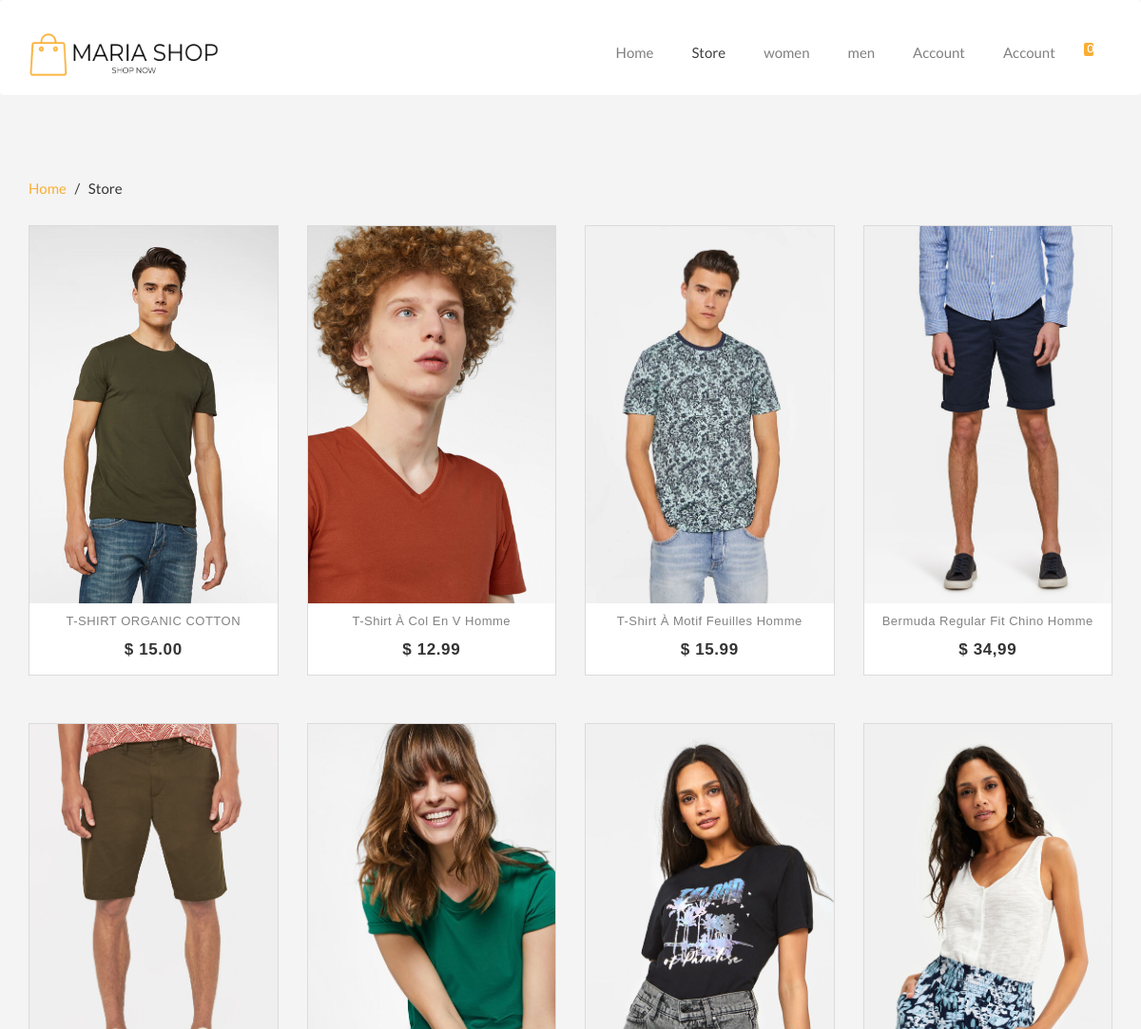
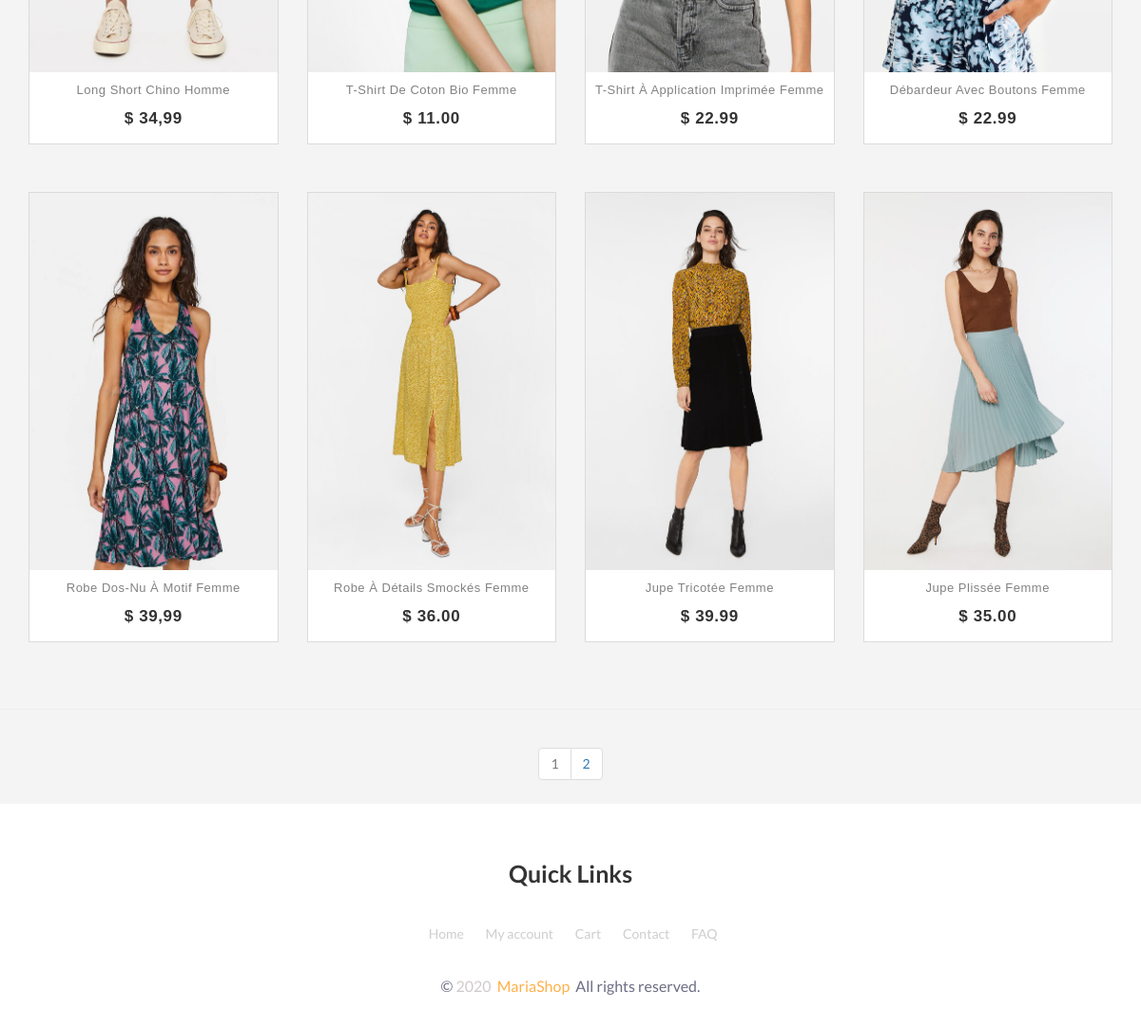
The page /views/store.php?store=true&page=1 on the database its author committed (2 pictures, top to bottom).
### tables this page shows
CREATE TABLE `category` (
  `idC` int(11) NOT NULL,
  `nameCategory` varchar(255) NOT NULL
);

CREATE TABLE `product` (
  `idP` int(11) NOT NULL,
  `nameProduct` varchar(255) NOT NULL,
  `Price` varchar(255) NOT NULL,
  `Qte` varchar(255) NOT NULL,
  `Image` varchar(255) NOT NULL,
  `Image2` varchar(255) NOT NULL,
  `description` varchar(255) NOT NULL,
  `idC` int(11) NOT NULL
);

### app/database/db.php (called while the page is built, shortened)
<?php
class CRUD extends DB
{
    public function selectAll($table, $condition = [])
    {
        $conn = $this->connect();
        $sql = "SELECT * FROM $table";
        if (empty($condition)) {
            $stmt = $conn->prepare($sql);
            $stmt->execute();
            $records = $stmt->get_result()->fetch_all(MYSQLI_ASSOC);
            return $records;
        }
    }
}
class Paginator extends DB
{
    public function showingAllItems($table, $start, $perPage)
    {
        $conn = $this->connect();
        $select_data = "SELECT * from $table LIMIT $start, $perPage";
        $query = mysqli_query($conn, $select_data);
        $result = mysqli_fetch_all($query, MYSQLI_ASSOC);
        return $result;
    }
    public function AllButtonPagination($table)
    {
        $conn = $this->connect();
        $select_all = "SELECT * from $table";
        $query_all = mysqli_query($conn, $select_all);
        $row = mysqli_num_rows($query_all);
        return $row;
    }
}

### app/controllers/category.php (called while the page is built, shortened)
<?php
$crud = new CRUD();
$table = 'category';
$data = $crud->selectAll($table);
$navbar_categories = $crud->selectAll('category');
$pagination = new Paginator();
if (isset($_GET['page'])) {
    $page = $_GET['page'];
} else {
    $page = 1;
}
$perPage = 12;
$start = ($perPage * $page) - $perPage;
if(isset($_GET['store']))
{
    $allProductShow = $pagination->showingAllItems('product', $start, $perPage);
    $rows = $pagination->AllButtonPagination('product');
    $pageStore = ceil($rows / $perPage);
}

### views/store.php (the view, shortened to what this page needs)
<?php
include('../app/database/db.php');
include('../app/controllers/category.php');
include('../app/controllers/cart.php');
?>
<!DOCTYPE html>
<html lang="en">
<head>
  <link rel="stylesheet" href="https://cdnjs.cloudflare.com/ajax/libs/OwlCarousel2/2.3.4/assets/owl.carousel.min.css">
  <link rel="stylesheet" href="https://cdnjs.cloudflare.com/ajax/libs/OwlCarousel2/2.3.4/assets/owl.theme.default.css">
  <link rel="stylesheet" href="https://cdnjs.cloudflare.com/ajax/libs/twitter-bootstrap/3.3.7/css/bootstrap.min.css">
  <link rel="stylesheet" href="../assets/css/Store.css">
</head>
<body>
  <nav class="navbar navbar-default">
    <div class="container">
      <div class="navbar-header">
        <a class="navbar-brand" href="#">
          <img src="../assets/img/your-logo__7_-removebg-preview.png" width="200px" height="46px" alt="">
        </a>
      </div>
      <div id="navbar" class="collapse navbar-collapse">
        <ul class="nav navbar-nav navbar-right">
          <li><a href="index.php">Home</a></li>
          <li><a class="active"  href="#">Store</a></li>
          <?php foreach ($navbar_categories as $category) : ?>
            <li><a href="category_page.php?categoryId=<?php echo $category['idC'] ?>&page=1">
            <?php echo $category['nameCategory'] ?></a>
          </li>
          <?php endforeach; ?>
          <li><a href="login-reg.php">Account</a></li>
          <?php if(isset($_SESSION['idU'])): ?>
            <li><a href="myaccount.php">My Account</a></li>
          <?php else: ?>
            <li><a href="login-reg.php">Account</a></li>
          <?php endif; ?>          <?php if(isset($_SESSION['idU'])) :?>
          <li><a href="cart2.php">
              <div class="cart-nav nav-item-link">
                <span class="fa-shopping-cart"></span>
                <span class="nav-cart-items"><?php echo $countCart ?></span>
              </div>
            </a></li>
          <?php else: ?>
          <li><a href="cart2.php">
              <div class="cart-nav nav-item-link">
                <span class="nav-cart-items">0</span>
              </div>
            </a></li>
          <?php endif; ?>
        </ul>
      </div>
    </div>
  </nav>
  <div class="container">
    <div class="row" style="margin-top: 90px;">
    <h3 class="h3">
      <a href="index.php">Home</a>
      &nbsp; / &nbsp; Store
    </h3> <br/>
    <?php foreach($allProductShow as $product): ?>
        <div class="col-md-3 col-sm-6" style="margin-bottom:50px;">
            <div class="product-grid">
                <div class="product-image">
                    <a href="#">
                    </a>
                </div>
                <div class="product-content">
                    <h3 class="title"><a href="singleProduct.php?singleIdP=<?php echo $product['idP'] ?>"><?php echo $product['nameProduct'] ?></a></h3>
                    <div class="price">$ <?php echo $product['Price'] ?>
                    </div>
                    <?php
                                                            $nameC = $crud->selectOne('category', ['idC' => $product['idC']]);?>
                    <a class="add-to-cart" href="category_page.php?categoryId=<?php echo $product['idC'] ?>&page=1"><?php echo $nameC['nameCategory'] ?></a>
                </div>
            </div>
        </div>
          <?php endforeach; ?>
    </div>
</div>
<hr>
<div class="container" style="display:flex;justify-content:center;">
        <nav aria-label="Page navigation example">
            <ul class="pagination">
                <?php for ($i = 1; $i <= $pageStore; $i++) : ?>
                    <?php if ($i == $_GET['page']) : ?>
                        <li class="page-item disabled"><a class="page-link" href="store.php?store=true&page=<?php echo $i ?>"><?php echo $i ?></a></li>
                    <?php else : ?>
                        <li class="page-item "><a class="page-link" href="store.php?store=true&page=<?php echo $i ?>"><?php echo $i ?></a></li>
                    <?php endif; ?>
                <?php endfor; ?>
            </ul>
        </nav>
    </div>
  <?php include_once ('footer.php') ?>

### assets/css/Store.css (style rules this page uses)
body { padding: 0; margin-top: 0; box-sizing: border-box; font-family: 'Lato', sans-serif; background-color: #f4f4f4; }
.navbar { height: 100px; background-color: rgb(255, 255, 255); border: none; color: white; z-index: 100; position: absolute; left: 0; right: 0; }
.navbar-default .navbar-brand { margin-top: 20px; }
.navbar-default .navbar-nav>li>a { color: #817f7f; margin: 10px 5px 5px 5px; margin-top: 30px; font-size: 15px; }
.navbar-default .navbar-nav .active { color: #413e3e; }
.cart-nav { font-family: FontAwesome; font-style: normal; font-weight: normal; }
.nav-cart-items { background: #FBAE32; border-radius: 2px; color: #ffffff; display: inline-block; font-size: 10px; height: 14px; line-height: 13px; margin-left: -10px; margin-bottom: 5px; min-width: 10px; padding-left: 4px; pointer-events: none; vertical-align: top; top: 15px; text-shadow: 0 1px rgba(45, 60, 72, 0.1); }
h3.h3 { text-align: left; margin-top: 100px; margin-left: 15px; text-transform: capitalize; font-size: 15px; }
h3.h3 a { text-decoration: none; color: #FBAE32; }
.product-grid { font-family: Raleway, sans-serif; text-align: center; padding: 0 0 72px; border: 1px solid rgba(0, 0, 0, .1); overflow: hidden; position: relative; z-index: 1; }
.product-grid .product-image { position: relative; transition: all .3s ease 0s }
.product-grid .product-image a { display: block }
.product-grid .product-content { background-color: #fff; text-align: center; padding: 12px 0; margin: 0 auto; position: absolute; left: 0; right: 0; bottom: -27px; z-index: 1; transition: all .3s }
.product-grid .title { font-size: 13px; font-weight: 400; letter-spacing: .5px; text-transform: capitalize; margin: 0 0 10px; transition: all .3s ease 0s }
.product-grid .title a { color: #828282 }
.product-grid .price { color: #333; font-size: 17px; font-family: Montserrat, sans-serif; font-weight: 700; letter-spacing: .6px; margin-bottom: 8px; text-align: center; transition: all .3s }
.product-grid .add-to-cart { color: #000; font-size: 13px; font-weight: 600 }

### rows shown on the page
category: nameCategory "women"
category: nameCategory "men"
product: nameProduct "T-SHIRT ORGANIC COTTON", Price "15.00"
product: nameProduct "T-Shirt À Col En V Homme", Price "12.99"
product: nameProduct "T-Shirt À Motif Feuilles Homme", Price "15.99"
product: nameProduct "Bermuda Regular Fit Chino Homme", Price "34,99"
product: nameProduct "Long Short Chino Homme", Price "34,99"
product: nameProduct "T-Shirt De Coton Bio Femme", Price "11.00"
product: nameProduct "T-Shirt À Application Imprimée Femme", Price "22.99"
product: nameProduct "Débardeur Avec Boutons Femme", Price "22.99"
product: nameProduct "Robe Dos-Nu À Motif Femme", Price "39,99"
product: nameProduct "Robe À Détails Smockés Femme", Price "36.00"
product: nameProduct "Jupe Tricotée Femme", Price "39.99"
product: nameProduct "Jupe Plissée Femme", Price "35.00"
